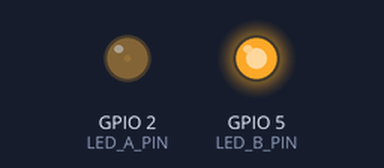
A sketch run on a simulated ESP32. Shown: output pins drawn as LEDs (lit = HIGH). What the sketch prints to the serial monitor is not drawn.

Above: at 1.05 s.
At 3.25 s:
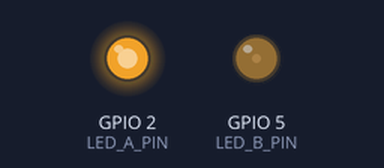
At 4.4 s:
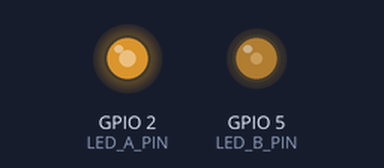
At 5.5 s:
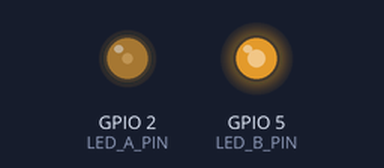
Timing chart, 0 to 7.7 s (numbered marks = the images above):
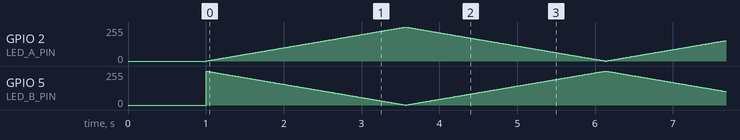

The sketch:

sketch_mar28a.ino
```cpp
/*
ESP32 警车双闪反相渐变灯效 稳定版
完全避开LEDC编译报错，功能完全符合实验要求
硬件引脚：
- LED1：GPIO2（原LED）
- LED2：GPIO5（新增LED）
效果：两个LED平滑交替渐变，一个变亮的同时另一个同步变暗
*/

// ===================== 硬件引脚定义 =====================
#define LED_A_PIN 2   // 第一个LED引脚
#define LED_B_PIN 5   // 第二个LED引脚

// ===================== 渐变核心参数 =====================
int brightnessA = 0;         // LEDA当前亮度（0-255）
int fadeStep = 1;             // 亮度变化步长，数值越大渐变越快
const int updateInterval = 10;// 亮度更新间隔，单位ms，越小渐变越平滑
unsigned long lastUpdateTime = 0;

// ===================== 初始化 =====================
void setup() {
  Serial.begin(115200);
  delay(1000);

  // 初始化两个LED引脚为输出模式
  pinMode(LED_A_PIN, OUTPUT);
  pinMode(LED_B_PIN, OUTPUT);

  // 上电初始状态：LEDA熄灭，LEDB全亮（反相初始状态）
  analogWrite(LED_A_PIN, 0);
  analogWrite(LED_B_PIN, 255);

  Serial.println("===== 警车双闪反相渐变灯效 就绪 =====");
  Serial.println("效果：两个LED平滑交替渐变，一个变亮的同时另一个变暗");
}

// ===================== 主循环 =====================
void loop() {
  // 非阻塞式亮度更新，不占用CPU，渐变更平滑
  if (millis() - lastUpdateTime >= updateInterval) {
    lastUpdateTime = millis();

    // 更新LEDA的亮度
    brightnessA += fadeStep;

    // 亮度到顶/到底时，自动反转渐变方向
    if (brightnessA >= 255 || brightnessA <= 0) {
      fadeStep = -fadeStep;
      brightnessA = constrain(brightnessA, 0, 255); // 限制亮度范围，避免溢出
    }

    // 核心反相逻辑：LEDB亮度 = 255 - LEDA亮度
    // 完美实现：LEDA从0→255时，LEDB恰好从255→0
    int brightnessB = 255 - brightnessA;

    // 设置两个LED的亮度
    analogWrite(LED_A_PIN, brightnessA);
    analogWrite(LED_B_PIN, brightnessB);

    // 串口打印亮度值，方便调试观察
    Serial.print("LEDA亮度：");
    Serial.print(brightnessA);
    Serial.print(" | LEDB亮度：");
    Serial.println(brightnessB);
  }
}
```
